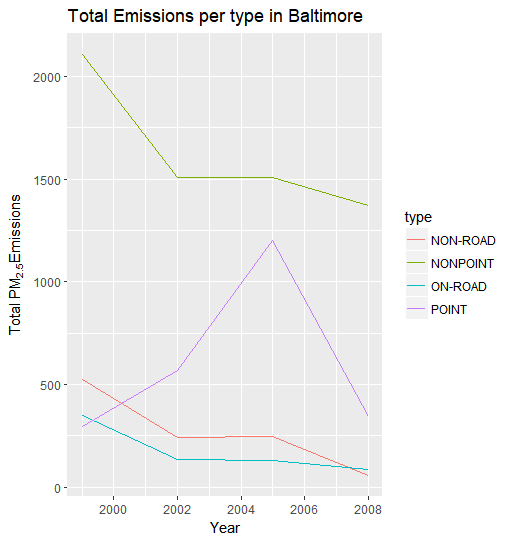

This figure's R source:
#setting the working directory
setwd("C:/Users/sowja/Desktop/Data Science/Data_For_peer_Assessment")

library(ggplot2)

#sum the emission data perr year per type
data <- aggregate(Emissions~year+type, baltimore, sum)

#plotting the data

g <- ggplot(data, aes(year, Emissions, color = type))
g+geom_line()+xlab("Year")+ylab(expression("Total PM"[2.5]*"Emissions"))+ ggtitle("Total Emissions per type in Baltimore")
